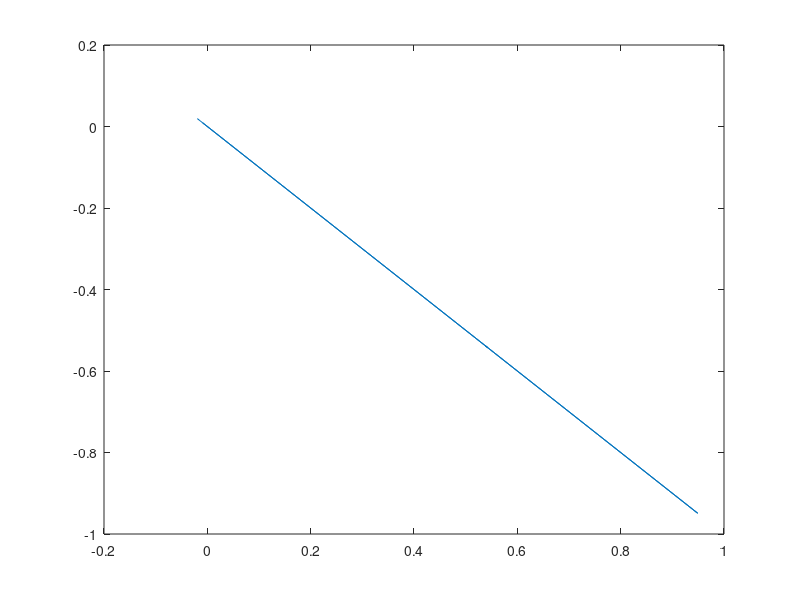

This figure's MATLAB source:
clc
close all
load test2data.csv
o=test2data(:,2);
y=-o;
F=@(b,o) b*o%*0.83*(80)/(1+.33*(0.7*(80)));
b0=[1.5]
b=lsqcurvefit(F,b0,o,y);

plot(o,F(b,o))